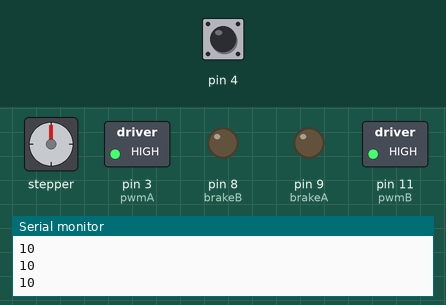
Recording of a sketch running on a simulated Arduino Uno, built with avr-gcc and run on an emulated ATmega328P. On the bench: stepper motor, switched loads named in the sketch (green lamp = pin HIGH), output pins drawn as LEDs (lit = HIGH), the last lines printed to the serial monitor. The test bench sets the inputs (shaded band); at power-on: pin 4 HIGH. Stepper angles assume 200 steps per turn.

Above: at 1.2 s.
1.3 s: pin 4 pulled LOW for 1 s
At 1.45 s:
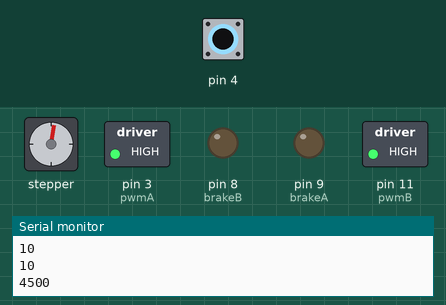
4.0 s: pin 4 pulled LOW for 0.15 s
At 5.5 s:
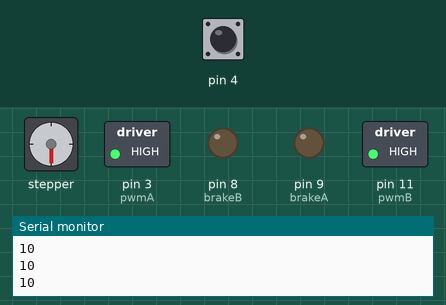
5.8 s: pin 4 driven LOW
At 5.95 s:
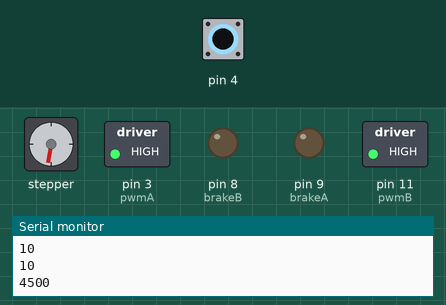
8.8 s: pin 4 driven HIGH
10.3 s: pin 4 driven LOW
At 11.06 s:
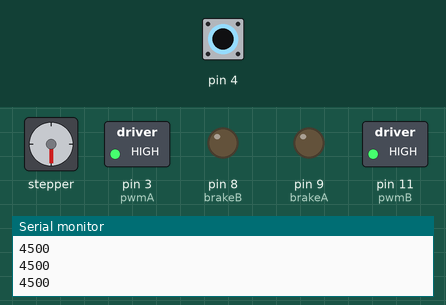
13.3 s: pin 4 pulsed HIGH 2 times (0.12 s each, 0.3 s apart)
Timing chart, 0 to 63.8 s (numbered marks = the images above; inputs shaded):
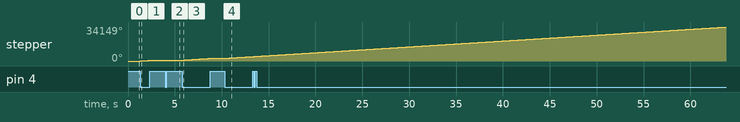

Measured:
- after the input at 1.3 s, stepper: turns 720° clockwise in 1.2 s, starting at once
- after the input at 4.0 s, stepper: turns 180° clockwise in 0.29 s, starting at once
- after the input at 5.8 s, stepper: keeps turning clockwise at about 592°/s, starting at once
- after the input at 10.3 s, stepper: keeps turning clockwise at about 592°/s, starting at once

The sketch:

or_capacitor___motor_touch_activated_no_speed_difference_ste.ino
```cpp
#include <AccelStepper.h>
#include <MultiStepper.h>
#include <CapacitiveSensor.h>
#include <Stepper.h>

CapacitiveSensor cs_6_7 = CapacitiveSensor(2, 4); //10M Resistor between pins 7 and 8, you may also connect an antenna on pin 8
unsigned long csSum;

bool lastReading = false;
bool touching = false;
bool toggled = false;


int readingMin = 500;
int newSpeed = 0;
int speedIncrement = 0;

int lowestSpeed = 0;
int highestSpeed = 250;
int speedIncrementValue = 1;
int stepIncrement = 200;


// Define number of steps per revolution:
const int stepsPerRevolution = 200;
// Give the motor control pins names:
const int pwmA = 3;
const int pwmB = 11;
const int brakeA = 9;
const int brakeB = 8;
const int dirA = 12;
const int dirB = 13;
// Initialize the stepper library on the motor shield:
Stepper myStepper = Stepper(stepsPerRevolution, dirA, dirB);


void setup() {
  cs_6_7.set_CS_AutocaL_Millis(0xFFFFFFFF); // turns off calibration
  Serial.begin(9600);

  // Set the PWM and brake pins so that the direction pins can be used to control the motor:
  pinMode(pwmA, OUTPUT);
  pinMode(pwmB, OUTPUT);
  pinMode(brakeA, OUTPUT);
  pinMode(brakeB, OUTPUT);

  digitalWrite(pwmA, HIGH);
  digitalWrite(pwmB, HIGH);
  digitalWrite(brakeA, LOW);
  digitalWrite(brakeB, LOW);

  // Set the motor speed (RPMs):
  myStepper.setSpeed(100);
}

void loop() {
  long cs = cs_6_7.capacitiveSensor(30); // TODO: figure out proper samples interval, baseline is 200000 ms
  Serial.println(cs);

  if (cs > readingMin) {
    //AccelStepper::enableOutputs();
    myStepper.step(100);
  }

  if (cs < readingMin) {
    myStepper.step(0);
    //AccelStepper::disableOutputs();
  }
}
```
